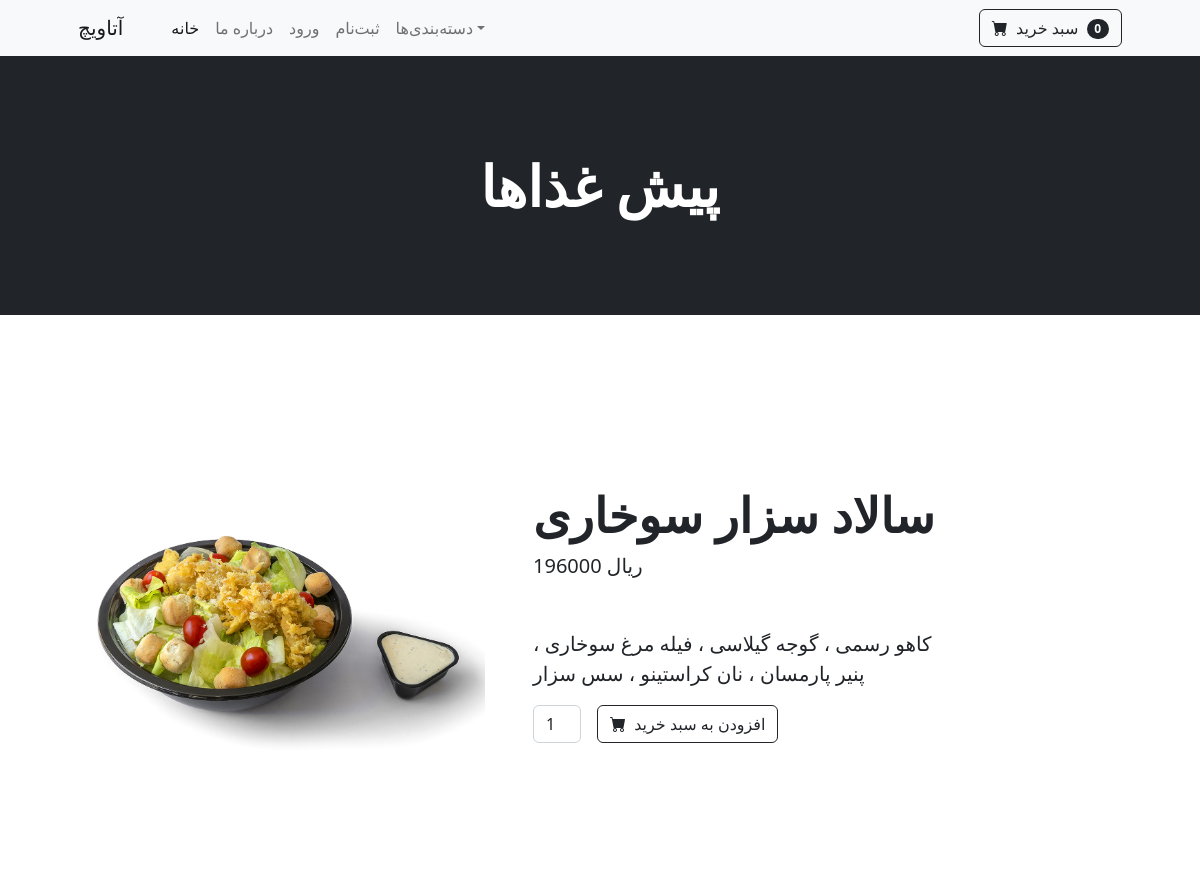
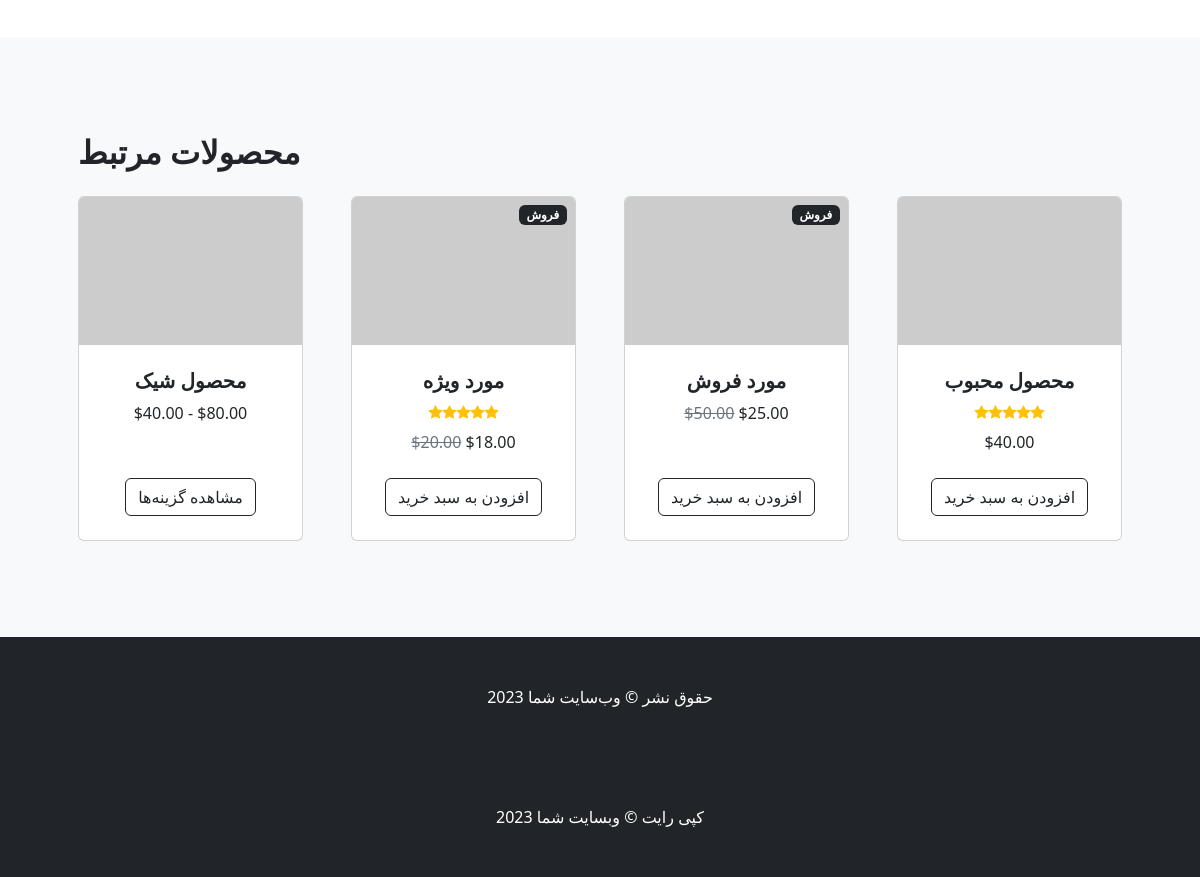
The app's page /product/11/ with its own data (2 pictures, top to bottom).
### store/models.py (models this page shows, shortened)
class Product(models.Model):
    name = models.CharField(max_length=30, verbose_name="نام محصول")
    description = models.TextField(verbose_name="توضیحات")
    price = models.IntegerField(verbose_name="قیمت")
    image = models.ImageField(upload_to="image/products/", verbose_name="تصویر")
    category = models.ForeignKey(
        Category, on_delete=models.CASCADE, default=1, verbose_name="دسته بندی"
    )
    class Meta:
        ordering = ("name",)
        verbose_name = "محصول"
        verbose_name_plural = "محصولات"

class Category(models.Model):
    name = models.CharField(max_length=255, verbose_name="نام دسته بندی")
    slug = models.SlugField(
        max_length=300, unique=True, allow_unicode=True, verbose_name="آدرس دسته بندی"
    )
    class Meta:
        ordering = ("name",)
        verbose_name = "دسته بندی"
        verbose_name_plural = "دسته بندی ها"
    def __str__(self):
        return self.name

### store/views.py (the view)
# urls.py: path("product/<int:pk>/", ProductDetailView.as_view(), name="product_detail"),
class ProductDetailView(DetailView):
    model = Product
    template_name = "product.html"
    context_object_name = "product"

### store/context_processors.py (called while the page is built)
def category_list(request):
    categories = Category.objects.all()
    return {"categories": categories}

### store/templates/product.html (shortened to what this page needs)
{% extends "base.html" %}
{% block content %}
<header class="bg-dark py-5">
  <div class="container px-4 px-lg-5 my-5">
      <div class="text-center text-white">
          <h1 class="display-4 fw-bolder">{{product.category}}</h1>
      </div>
  </div>
</header>
<body>
  <section class="py-5">
      <div class="container px-4 px-lg-5 my-5">
          <div class="row gx-4 gx-lg-5 align-items-center">
              <div class="col-md-5"><img class="card-img-top mb-5 mb-md-0" src="{{product.image.url}}" alt="{{product.name}}" /></div>
              <div class="col-md-5">
                  <h1 class="display-5 fw-bolder">{{product.name}}</h1>
                  <div class="fs-5 mb-5">
                      <span>{{product.price}} ریال</span>
                  </div>
                  <p class="lead">{{product.description}}</p>
                  <div class="d-flex">
                      <input class="form-control text-center me-3" id="inputQuantity" type="number" value="1" style="max-width: 3rem" />
                      <button class="btn btn-outline-dark flex-shrink-0" type="button">
                          <i class="bi-cart-fill me-1"></i>
                          افزودن به سبد خرید
                      </button>
                  </div>
              </div>
          </div>
      </div>
  </section>
  <section class="py-5 bg-light">
      <div class="container px-4 px-lg-5 mt-5">
          <h2 class="fw-bolder mb-4">محصولات مرتبط</h2>
          <div class="row gx-4 gx-lg-5 row-cols-2 row-cols-md-3 row-cols-xl-4 justify-content-center">
              <div class="col mb-5">
                  <div class="card h-100">
                      <img class="card-img-top" src="https://dummyimage.com/450x300/dee2e6/6c757d.jpg" alt="..." />
                      <div class="card-body p-4">
                          <div class="text-center">
                              <h5 class="fw-bolder">محصول شیک</h5>
                              $40.00 - $80.00
                          </div>
                      </div>
                      <div class="card-footer p-4 pt-0 border-top-0 bg-transparent">
                          <div class="text-center"><a class="btn btn-outline-dark mt-auto" href="#">مشاهده گزینه‌ها</a></div>
                      </div>
                  </div>
              </div>
              <div class="col mb-5">
                  <div class="card h-100">
                      <div class="badge bg-dark text-white position-absolute" style="top: 0.5rem; right: 0.5rem">فروش</div>
                      <img class="card-img-top" src="https://dummyimage.com/450x300/dee2e6/6c757d.jpg" alt="..." />
                      <div class="card-body p-4">
                          <div class="text-center">
                              <h5 class="fw-bolder">مورد ویژه</h5>
                              <div class="d-flex justify-content-center small text-warning mb-2">
                                  <div class="bi-star-fill"></div>
                                  <div class="bi-star-fill"></div>
                                  <div class="bi-star-fill"></div>
                                  <div class="bi-star-fill"></div>
                                  <div class="bi-star-fill"></div>
                              </div>
                              <span class="text-muted text-decoration-line-through">$20.00</span>
                              $18.00
                          </div>
                      </div>
                      <div class="card-footer p-4 pt-0 border-top-0 bg-transparent">
                          <div class="text-center"><a class="btn btn-outline-dark mt-auto" href="#">افزودن به سبد خرید</a></div>
                      </div>
                  </div>
              </div>
              <div class="col mb-5">
                  <div class="card h-100">
                      <div class="badge bg-dark text-white position-absolute" style="top: 0.5rem; right: 0.5rem">فروش</div>
                      <img class="card-img-top" src="https://dummyimage.com/450x300/dee2e6/6c757d.jpg" alt="..." />
                      <div class="card-body p-4">
                          <div class="text-center">
                              <h5 class="fw-bolder">مورد فروش</h5>
                              <span class="text-muted text-decoration-line-through">$50.00</span>
                              $25.00
                          </div>
                      </div>
                      <div class="card-footer p-4 pt-0 border-top-0 bg-transparent">
                          <div class="text-center"><a class="btn btn-outline-dark mt-auto" href="#">افزودن به سبد خرید</a></div>
                      </div>
                  </div>
              </div>
              <div class="col mb-5">
                  <div class="card h-100">
                      <img class="card-img-top" src="https://dummyimage.com/450x300/dee2e6/6c757d.jpg" alt="..." />
                      <div class="card-body p-4">
                          <div class="text-center">
                              <h5 class="fw-bolder">محصول محبوب</h5>
                              <div class="d-flex justify-content-center small text-warning mb-2">
                                  <div class="bi-star-fill"></div>
                                  <div class="bi-star-fill"></div>
                                  <div class="bi-star-fill"></div>
                                  <div class="bi-star-fill"></div>
                                  <div class="bi-star-fill"></div>
                              </div>
                              $40.00
                          </div>
                      </div>
                      <div class="card-footer p-4 pt-0 border-top-0 bg-transparent">
                          <div class="text-center"><a class="btn btn-outline-dark mt-auto" href="#">افزودن به سبد خرید</a></div>
                      </div>
                  </div>
              </div>
          </div>
      </div>
  </section>
  <footer class="py-5 bg-dark">
      <div class="container"><p class="m-0 text-center text-white">حقوق نشر &copy; وب‌سایت شما 2023</p></div>
  </footer>
</body>
</html>
{% endblock content %}

### records on screen
Product: category "پیش غذاها", image (picture), name "سالاد سزار سوخاری", price "196000", description "کاهو رسمی ، گوجه گیلاسی ، فیله مرغ سوخاری ، پنیر پارمسان ، نان کراستینو ، سس سزار"
